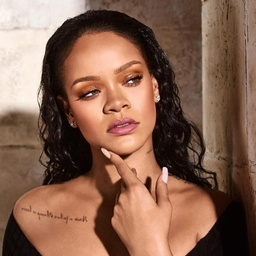
#> input picture Rihanna.jpg, 256 x 256 px, shrunk from 1024 x 1024 before the run, found by its file name
$ python codes.py
#> lines starting #> are read from the running program, lines starting #| are printed output that depends on the picture
# -*- coding: utf-8 -*-

import matplotlib.pyplot as plt
import numpy as np
from PIL import Image
from PIL import ImageFilter
from PIL import ImageOps
from PIL import ImageColor
from PIL import ImageEnhance
import imageio
import cv2

# PART 1

img = imageio.imread('rihanna.jpg')
#> img is the input picture: shape (256, 256, 3); mean R, G, B 133.9, 98.1, 79.3
#rihanna.jpg
size1 = img.shape[0]
#> size1 = 256
size2 = img.shape[1]
#> size2 = 256

half1 = int(size1/2)
#> half1 = 128
half2 = int(size2/2)
#> half2 = 128

#sag ust parca
image1 = Image.fromarray(img[0:half1, half2:size2])

br = ImageEnhance.Brightness(image1)
br = br.enhance(1.3)

image1_arr = np.asarray(br)

img[0:half1, half2:size2] = image1_arr

#sol alt parca
image2 = Image.fromarray(img[half1:size1, 0:half2])

cnt = ImageEnhance.Contrast(image2)
cnt = cnt.enhance(1.6)

image2_arr = np.asarray(cnt)

img[half1:size1, 0:half2] = image2_arr

#sag alt parca
image3 = Image.fromarray(img[half1:size1, half2:size2])
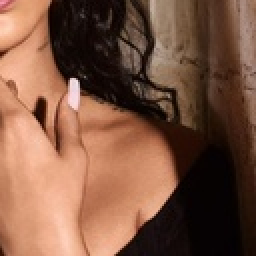
#> image3: PIL image 128x128 RGB (shown 2 times larger); mean R, G, B 125.1, 86.2, 66.4

st = ImageOps.equalize(image3)
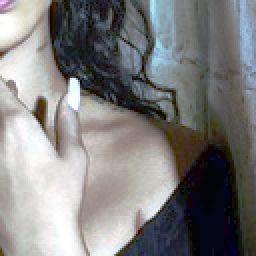
#> st: PIL image 128x128 RGB (shown 2 times larger); mean R, G, B 127.1, 126.8, 126.6
image3_arr = np.asarray(st)

img[half1:size1, half2:size2] = image3_arr
plt.imshow(img)


#HISTOGRAMS
color = ('b','g','r')
fig=plt.figure(figsize=(12, 10))
fig.add_subplot(4, 1, 1)
for channel,col in enumerate(color):
    histr = cv2.calcHist([img[0:half1, 0:half2]],[channel],None,[256],[0,256])
    #histr = cv2.calcHist([img[0:half1, 0:half2]],[channel],None,[256],[0,256])
    plt.plot(histr,color = col)
    plt.xlim([0,256])
plt.title('Histogram for color scale quadrant-1')
fig.add_subplot(4, 1, 2)
for channel,col in enumerate(color):
    histr = cv2.calcHist([image1_arr],[channel],None,[256],[0,256])
    plt.plot(histr,color = col)
    plt.xlim([0,256])
plt.title('Histogram for color scale quadrant-2')
fig.add_subplot(4, 1, 3)
for channel,col in enumerate(color):
    histr = cv2.calcHist([image2_arr],[channel],None,[256],[0,256])
    plt.plot(histr,color = col)
    plt.xlim([0,256])
plt.title('Histogram for color scale quadrant-3')
fig.add_subplot(4, 1, 4)
for channel,col in enumerate(color):
    histr = cv2.calcHist([image3_arr],[channel],None,[256],[0,256])
    plt.plot(histr,color = col)
    plt.xlim([0,256])
plt.title('Histogram for color scale quadrant-4')
plt.subplots_adjust(hspace=0.5)
plt.show()
#> figure, not shown here; panel 1: curve peaks at x = 252, y = 576; panel 1: curve peaks at x = 239, y = 432; panel 1: curve peaks at x = 230, y = 420; panel 2: curve peaks at x = 255, y = 1332


## PART 2

path = "C:/Users/bgulk/Desktop/rihanna.jpg"
img = Image.open(path)
members = [(0,0)] * 25
width = np.shape(img)[0]
#> width = 256
height = np.shape(img)[1]
#> height = 256
newimg = Image.new("RGB",(width,height),"white")
#> newimg: PIL image 256x256 RGB; every value is 255

for i in np.arange(2,width-2):
    for j in np.arange(2,height-2):
        a=0
        for k in np.arange(-2,3):
            for l in np.arange(-2,3):
                members[a] = img.getpixel((int(i+k),int(j+l)))
                a+=1
        members.sort()
        newimg.putpixel((i,j),(members[13]))
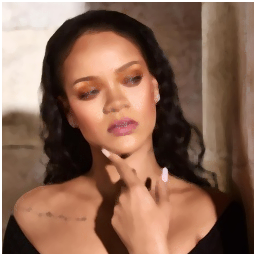
#> newimg: PIL image 256x256 RGB; mean R, G, B 138.9, 103.6, 85.1
#> after the loop, members = 25 items, first 6: (22, 11, 5), (23, 8, 1), (23, 8, 1), (23, 10, 4), (24, 9, 2), (24, 9, 2)
plt.title('5x5 median filter')
fig.add_subplot(1, 1, 1)
plt.imshow(newimg)


## PART 3

img = imageio.imread('rihanna.jpg')
img = img[:,:,0]
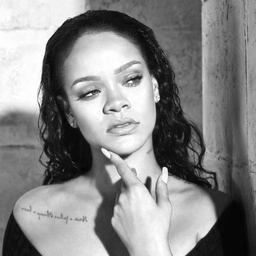
#> img: shape (256, 256); min 2, max 255, mean 133.9

fig=plt.figure(figsize=(10, 10))

f = np.fft.fft2(img)
fshift = np.fft.fftshift(f)
magnitude_spectrum = 20*np.log(np.abs(fshift))
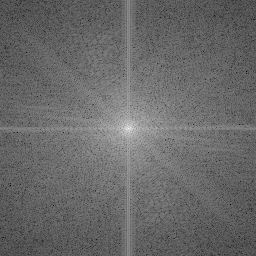
#> magnitude_spectrum: shape (256, 256) float64; min 25.5, max 319.8, mean 146.8; drawn with min black and max white
fig.add_subplot(2, 2, 1)
plt.title('Magnitude Spectrum')
plt.imshow(magnitude_spectrum, 'gray')

rows = img.shape[0]
#> rows = 256
cols = img.shape[1]
#> cols = 256
crow,ccol = rows//2 , cols//2
#> crow = 128; ccol = 128
fshift[crow-90:crow+90, ccol-90:ccol+90] = 0
f_ishift = np.fft.ifftshift(fshift)
img_back = np.fft.ifft2(f_ishift)
img_back = np.abs(img_back)
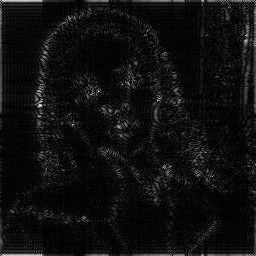
#> img_back: shape (256, 256) float64; min 0.00594, max 42.24, mean 2.6; drawn with min black and max white
fig.add_subplot(2, 2, 2)
plt.title('High Frequency Components')
plt.imshow(img_back, 'gray')
fig.add_subplot(2, 2, 3)
plt.title('Original image')
plt.imshow(img, 'gray')
fig.add_subplot(2, 2, 4)
plt.title('Image - high frequency')
plt.imshow(img-img_back, 'gray')
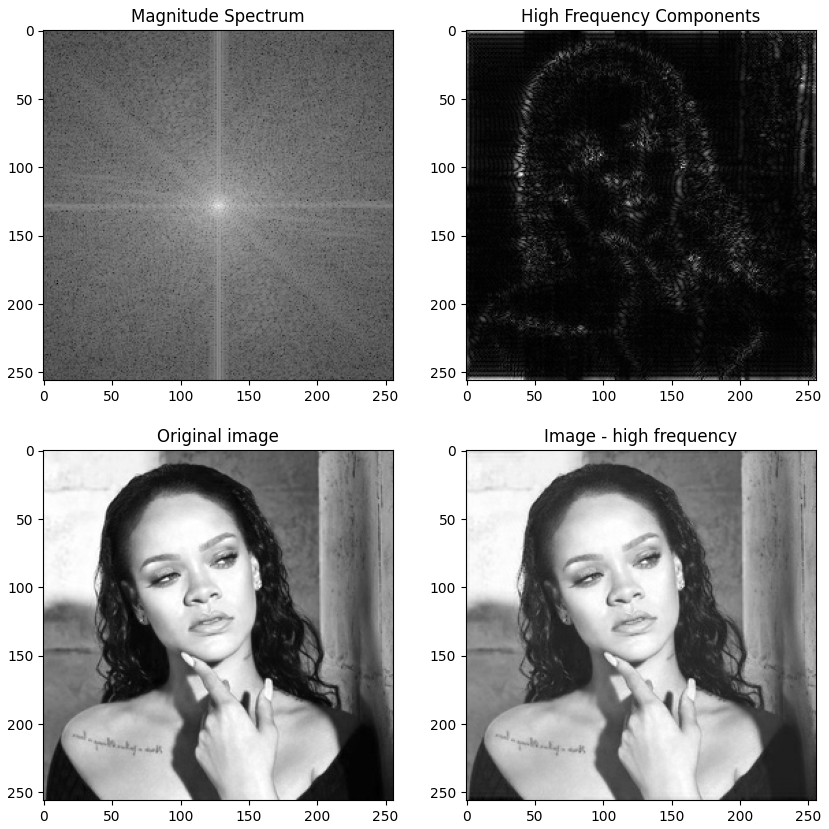
#> figure drawn by matplotlib, 4 panels
